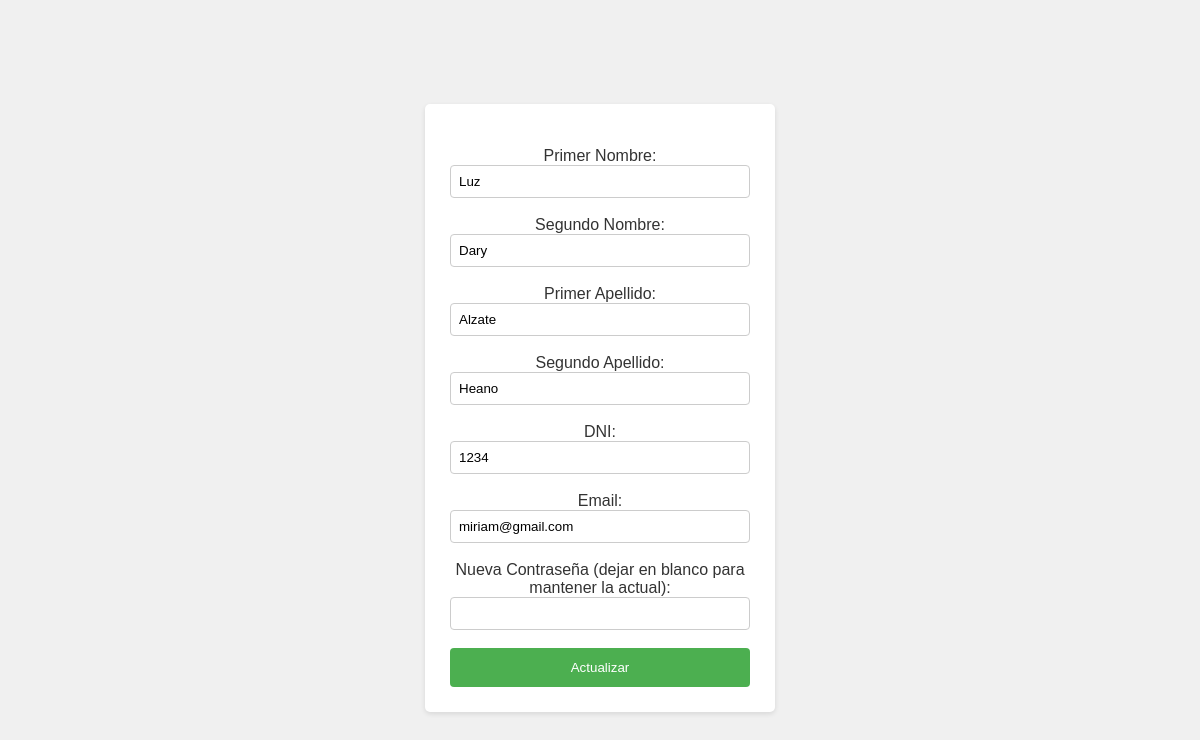
The page /modificaruser.php (signed in) on the database its author committed.
### tables this page shows
CREATE TABLE `user` (
  `id` int(11) NOT NULL,
  `first_name` varchar(15) DEFAULT NULL,
  `second_name` varchar(30) DEFAULT NULL,
  `first_family_name` varchar(20) DEFAULT NULL,
  `second_family_name` varchar(25) DEFAULT NULL,
  `role_id` int(11) DEFAULT NULL,
  `dni` int(11) DEFAULT NULL,
  `dni_type_id` int(11) DEFAULT NULL,
  `email` varchar(90) DEFAULT NULL,
  `password` varchar(512) DEFAULT NULL,
  `news_id` int(11) DEFAULT NULL,
  `image` varchar(255) NOT NULL,
  `token` varchar(64) NOT NULL
);

### modificaruser.php (the view, shortened to what this page needs)
<?php
include('connect.php');
$id = $_SESSION["id"];
$result = mysqli_query($connect, "SELECT * FROM user WHERE id = $id");
if (mysqli_num_rows($result) == 1) {
    $row = mysqli_fetch_assoc($result);
} else {
    die("Error: No se encontró el usuario.");
}
?>
<!DOCTYPE html>
<html lang="en">
<head>
    <link rel="stylesheet" href="css/modificar.css">
</head>
<body>
    <center>
    <form action="<?php echo htmlspecialchars($_SERVER["PHP_SELF"]); ?>" method="post" enctype="multipart/form-data">
        <br>
        <label for="first_name">Primer Nombre:</label>
        <br>
        <input type="text" id="first_name" name="first_name" value="<?php echo $row['first_name']; ?>" required><br><br>
        <label for="second_name">Segundo Nombre:</label>
        <br>
        <input type="text" id="second_name" name="second_name" value="<?php echo $row['second_name']; ?>"><br><br>
        <label for="first_family_name">Primer Apellido:</label>
        <br>
        <input type="text" id="first_family_name" name="first_family_name" value="<?php echo $row['first_family_name']; ?>" required><br><br>
        <label for="second_family_name">Segundo Apellido:</label>
        <br>
        <input type="text" id="second_family_name" name="second_family_name" value="<?php echo $row['second_family_name']; ?>"><br><br>
        <label for="dni">DNI:</label>
        <br>
        <input type="text" id="dni" name="dni" value="<?php echo $row['dni']; ?>" required><br><br>
        <label for="email">Email:</label>
        <input type="email" id="email" name="email" value="<?php echo $row['email']; ?>" required><br><br>
        <label for="password">Nueva Contraseña (dejar en blanco para mantener la actual):</label><br>
        <input type="password" id="password" name="password"><br><br>
        <input type="submit" value="Actualizar">
    </form>
  </center>
</body>
</html>

### css/modificar.css (style rules this page uses)
body { font-family: sans-serif; display: flex; justify-content: center; align-items: center; min-height: 100vh; background-color: #f0f0f0; }
form { background-color: #fff; padding: 25px; border-radius: 5px; box-shadow: 0 2px 5px rgba(0, 0, 0, 0.1); width: 300px; }
label { text-align: center; color: #333; }
input[type="email"], input[type="text"], input[type="password"] { width: 100%; padding: 8px; box-sizing: border-box; border: 1px solid #ccc; border-radius: 4px; }
input[type="submit"] { background-color: #4CAF50; color: white; padding: 12px 20px; border: none; border-radius: 4px; cursor: pointer; width: 100%; }

### rows shown on the page
user: first_name "Luz", second_name "Dary", first_family_name "Alzate", second_family_name "Heano", dni "1234", email "miriam@gmail.com"
